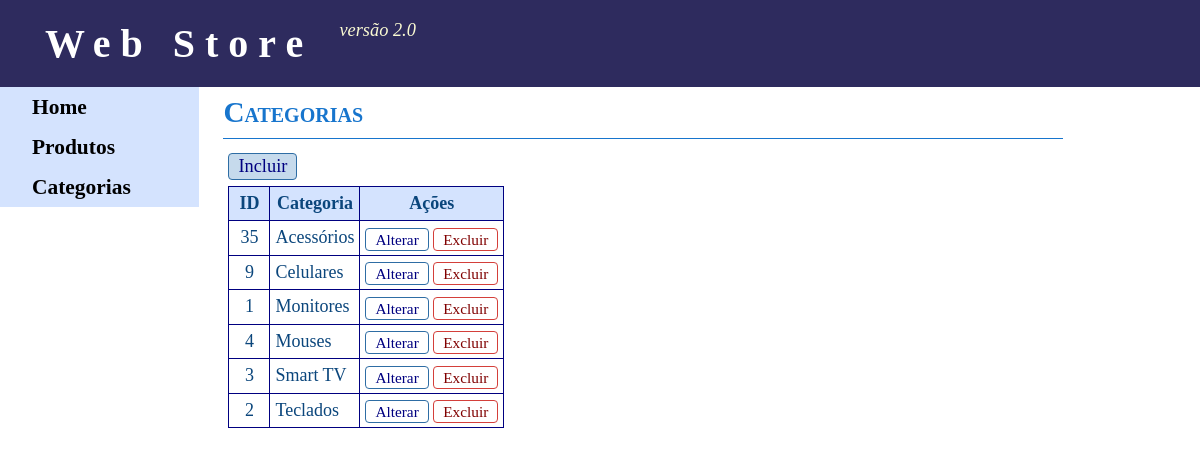
Page /categorias/ on the earlier database version.
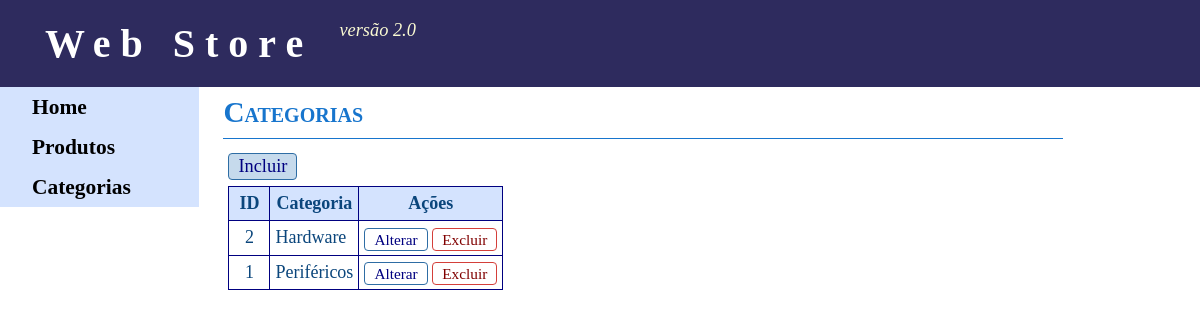
Same page on the later database version.
### app/models.py (models this page shows)
class Categoria(models.Model):
    descricao = models.CharField(max_length=100)
    class Meta:
        db_table = 'Categoria'

### app/views.py (the view, shortened to what this page needs)
# urls.py: path('categorias/', views.categorias, name='categorias'),
def categorias(request, acao=None, id=None):
    try:
        dao = CategoriaDAO()
        if acao is None:
            registros = dao.selecionar_todos()
            return render(request, 'categorias_listar.html', context={'registros': registros})
        elif acao == 'incluir':
            return render(request, 'categorias_editar.html', {'acao': 'Inclusão'})
        elif acao in ['alterar', 'excluir']:
            acao = 'Alteração' if acao == 'alterar' else 'Exclusão'
            obj = dao.selecionar_um(id)
            return render(request, 'categorias_editar.html', {'acao': acao, 'obj': obj})
        else:
            raise Exception('Ação inválida')
    except Exception as err:
        return render(request, 'home.html', context={'ERRO': err})

### app/dao.py (called while the page is built)
    def obter_conexao(self):
        self._conexao = sqlite3.connect('arq_soft.sqlite3')
        return self._conexao

    def executar_select(self, sql) -> list[Any]:
        conexao = self.obter_conexao()
        ret = conexao.cursor().execute(sql).fetchall()
        return ret

    def selecionar_todos(self) -> list[Categoria]:
        sql = '''   SELECT  id, descricao FROM Categoria ORDER BY descricao '''
        registros = self.executar_select(sql)
        dados = list()
        for reg in registros:
            dados.append( Categoria(id=reg[0], descricao=reg[1]) )
        return dados

### app/templates/categorias_listar.html
{% extends "base.html" %}
{% block titulo_pagina %}
    <h2 class="titulo_pagina">Categorias</h2>
{% endblock %}
{% block conteudo %}
    <div style="margin-left: 5px;">
        <a class="btn medium" href="{% url 'categorias' acao='incluir'  %}">Incluir</a>
    </div>
    <table>
        <thead>
            <tr>
                <th>ID</th>
                <th>Categoria</th>
                <th>Ações</th>
            </tr>
        </thead>
        <tbody>
            {% for reg in registros %}
            <tr>
                <td class="id">{{ reg.id }}</td>
                <td>{{ reg.descricao }}</td>
                <td>
                    <a class="btn small" href="{% url 'categorias' acao='alterar' id=reg.id %}">Alterar</a>
                    <a class="btn-del small" href="{% url 'categorias' acao='excluir' id=reg.id %}">Excluir</a>
                </td>
            </tr>
            {% endfor %}
        </tbody>
    </table>
{% endblock %}

Differences in the rows shown:
removed Categoria: id "35", descricao "Acessórios"
removed Categoria: id "9", descricao "Celulares"
removed Categoria: id "4", descricao "Mouses"
removed Categoria: id "3", descricao "Smart TV"
changed Categoria id 2: descricao "Teclados" → "Hardware"; moves up the list
changed Categoria id 1: descricao "Monitores" → "Periféricos"
